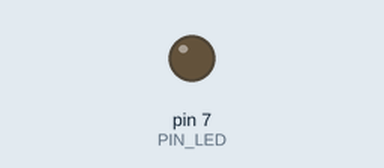
Bench run of a sketch on a simulated Arduino Uno, built with avr-gcc and run on an emulated ATmega328P. Parts: output pins drawn as LEDs (lit = HIGH). Dashed ring = blinking. What the sketch prints to the serial monitor is not drawn. At 2.0 s the program stops and its outputs stay as they are.

Above: at 0.5 s.
At 1.85 s:
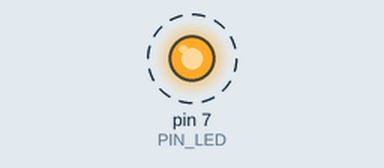
Timing chart, 0 to 3.0 s (numbered marks = the images above):
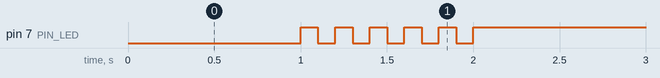

The sketch:

05_practice_2.ino
```cpp
#define PIN_LED 7

void setup() {
  pinMode(PIN_LED, OUTPUT);
  Serial.begin(115200);

  while (!Serial) {
    ;
  }

  Serial.println("Hello World!");
}

void loop() {
  digitalWrite(PIN_LED, 0);
  delay(1000);

  for (int i = 0; i < 5; i++) {
    digitalWrite(PIN_LED, 1);
    delay(100);
    digitalWrite(PIN_LED, 0);
    delay(100);
  }

  digitalWrite(PIN_LED, 1);

  while (1) {
    ;
  }
}
```

Measured:
- by itself, pin 7 (PIN_LED): alternates HIGH for 0.10 s and LOW for 0.10 s, 11 changes in all, then stays HIGH
